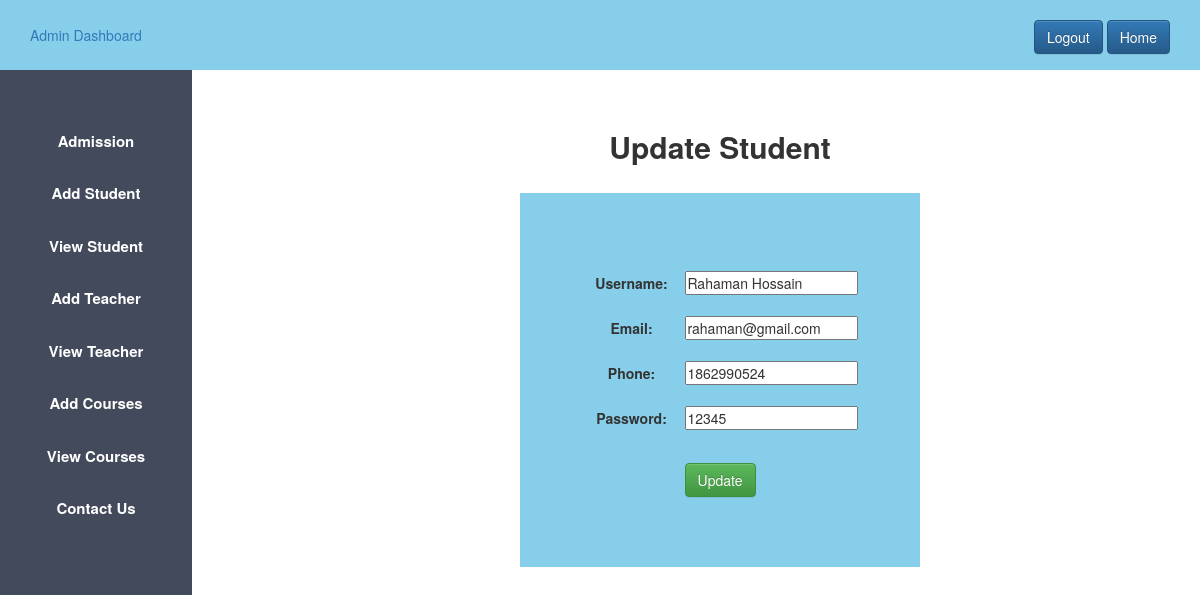
Screenshot of /update_student.php?student_id=27 with the database file from the repository.
### tables this page shows
CREATE TABLE `user` (
  `id` int(11) NOT NULL,
  `username` varchar(50) DEFAULT NULL,
  `phone` int(50) DEFAULT NULL,
  `email` varchar(50) DEFAULT NULL,
  `usertype` varchar(50) DEFAULT NULL,
  `password` varchar(50) DEFAULT NULL
);

### update_student.php (the view, shortened to what this page needs)
<?php
$host="localhost";
$user="root";
$password="";
$db="schoolproject";
$data=mysqli_connect($host,$user,$password,$db);
$id=$_GET['student_id'];
$sql="SELECT * FROM user WHERE id='$id'";
$result=mysqli_query($data,$sql);
$info=$result->fetch_assoc();
?>
<!DOCTYPE html>
<html lang="en">
<head>
          <?php
          include'admin_css.php';
          ?>
</head>
<body>
<?php
include'admin_sidebar.php';
?>
<div class="content">
          <center>
        <h2><b>Update Student</b></h2><br>
        <div class="div_deg">
          <form action="#" method="POST">
                 <div>
                           <label for="">Username:</label>
                           <input type="text" name="name"
                           value="<?php echo "{$info['username']}";?>"
                           >
                 </div>
                 <div>
                           <label for="">Email:</label>
                           <input type="email" name="email"
                           value="<?php echo "{$info['email']}";?>"
                           >
                 </div>
                 <div>
                           <label for="">Phone:</label>
                           <input type="number" name="phone"
                           value="<?php echo "{$info['phone']}";?>"
                           >
                 </div>
                 <div>
                           <label for="">Password:</label>
                           <input type="text" name="password"
                           value="<?php echo "{$info['password']}";?>"
                           >
                 </div><br>
                 <div>
                           <input class="btn btn-success " type="submit" name="update" value="Update">
                 </div>
          </form>
        </div>
        </center>
</div>
</body>
</html>

### admin.css (style rules this page uses)
* { margin: 0px; padding: 0px; }
.content { margin-left:20%; margin-top: 5%; }

### update_student.php (style rules this page uses)
label { display: inline-block; width:100px; text-align:center; padding-top:10px; padding-bottom:10px; }
.div_deg { background-color:skyblue; width:400px; padding-bottom:70px; padding-top:70px; }

### rows the page displays
user: name "Rahaman Hossain", email "rahaman@gmail.com", phone "1862990524", password "12345"
